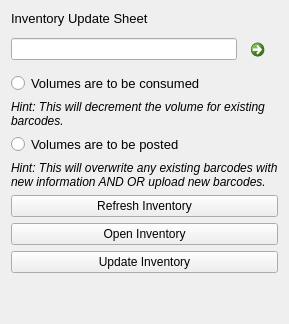
      <widget class="QWidget" name="tab_mod_inv">
       <attribute name="title">
        <string>Modify Inventory</string>
       </attribute>
       <layout class="QGridLayout" name="grid_layout_tab_mod_inv">
        <item row="0" column="0">
         <widget class="QLabel" name="label_inv_upd_sht">
          <property name="font">
           <font>
            <pointsize>10</pointsize>
           </font>
          </property>
          <property name="text">
           <string>Inventory Update Sheet</string>
          </property>
         </widget>
        </item>
        <item row="1" column="0">
         <layout class="QHBoxLayout" name="horizontal_layout_inv_upd_sht_line_edit">
          <item>
           <widget class="QLineEdit" name="line_edit_inv_upd_sht"/>
          </item>
          <item>
           <widget class="QCommandLinkButton" name="btn_inv_upd_sht_help">
            <property name="sizePolicy">
             <sizepolicy hsizetype="Maximum" vsizetype="Preferred">
              <horstretch>0</horstretch>
              <verstretch>0</verstretch>
             </sizepolicy>
            </property>
            <property name="maximumSize">
             <size>
              <width>35</width>
              <height>35</height>
             </size>
            </property>
            <property name="text">
             <string/>
            </property>
            <property name="icon">
             <iconset>
              <normaloff>../../../../Users/mfields/Downloads/Question_Mark.jpg</normaloff>../../../../Users/mfields/Downloads/Question_Mark.jpg</iconset>
            </property>
           </widget>
          </item>
         </layout>
        </item>
        <item row="2" column="0">
         <widget class="QRadioButton" name="rad_btn_volumes_consumed">
          <property name="font">
           <font>
            <pointsize>10</pointsize>
           </font>
          </property>
          <property name="text">
           <string>Volumes are to be consumed</string>
          </property>
         </widget>
        </item>
        <item row="3" column="0">
         <widget class="QLabel" name="label_consumed_hint">
          <property name="font">
           <font>
            <italic>true</italic>
           </font>
          </property>
          <property name="text">
           <string>Hint: This will decrement the volume for existing barcodes.</string>
          </property>
          <property name="wordWrap">
           <bool>true</bool>
          </property>
         </widget>
        </item>
        <item row="4" column="0">
         <widget class="QRadioButton" name="rad_btn_volumes_posted">
          <property name="font">
           <font>
            <pointsize>10</pointsize>
           </font>
          </property>
          <property name="text">
           <string>Volumes are to be posted</string>
          </property>
         </widget>
        </item>
        <item row="5" column="0">
         <widget class="QLabel" name="label_posted_hint">
          <property name="font">
           <font>
            <italic>true</italic>
           </font>
          </property>
          <property name="text">
           <string>Hint: This will overwrite any existing barcodes with new information AND OR upload new barcodes.</string>
          </property>
          <property name="wordWrap">
           <bool>true</bool>
          </property>
         </widget>
        </item>
        <item row="6" column="0">
         <widget class="QPushButton" name="btn_refresh_inv_mod_inv_tab">
          <property name="sizePolicy">
           <sizepolicy hsizetype="Minimum" vsizetype="Fixed">
            <horstretch>0</horstretch>
            <verstretch>0</verstretch>
           </sizepolicy>
          </property>
          <property name="text">
           <string>Refresh Inventory</string>
          </property>
         </widget>
        </item>
        <item row="7" column="0">
         <widget class="QPushButton" name="btn_open_inv_mod_inv_tab">
          <property name="sizePolicy">
           <sizepolicy hsizetype="Minimum" vsizetype="Fixed">
            <horstretch>0</horstretch>
            <verstretch>0</verstretch>
           </sizepolicy>
          </property>
          <property name="text">
           <string>Open Inventory</string>
          </property>
         </widget>
        </item>
        <item row="8" column="0">
         <widget class="QPushButton" name="btn_update_inv">
          <property name="text">
           <string>Update Inventory</string>
          </property>
         </widget>
        </item>
        <item row="9" column="0">
         <spacer name="vertical_spacer_mod_inv">
          <property name="orientation">
           <enum>Qt::Vertical</enum>
          </property>
          <property name="sizeHint" stdset="0">
           <size>
            <width>20</width>
            <height>40</height>
           </size>
          </property>
         </spacer>
        </item>
       </layout>
      </widget>
